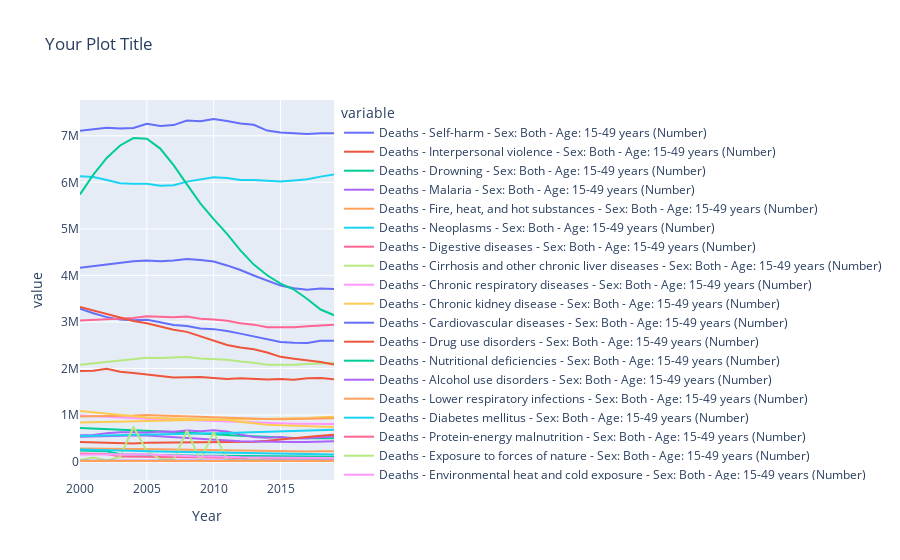

Write notebook code for a chart like this one.
### Code cell
import plotly.express as px

fig = px.line(grouped1, x=grouped1.index, y=grouped1.columns,
              labels={'x': 'X-Axis Label', 'y': 'Y-Axis Label'},
              title='Your Plot Title')

fig.show()

### Figure 1 — Plotly figure (JSON) as saved in the notebook; plotly's stock layout.template omitted (floating-point values rounded to 4 significant figures)
{"data": [{"hovertemplate": "variable=Deaths - Self-harm - Sex: Both - Age: 15-49 years (Number)<br>Year=%{x}<br>value=%{y}<extra></extra>", "legendgroup": "Deaths - Self-harm - Sex: Both - Age: 15-49 years (Number)", "line": {"color": "#636efa", "dash": "solid"}, "marker": {"symbol": "circle"}, "mode": "lines", "name": "Deaths - Self-harm - Sex: Both - Age: 15-49 years (Number)", "orientation": "v", "showlegend": true, "type": "scatter", "x": [2000, 2001, 2002, 2003, 2004, 2005, 2006, 2007, 2008, 2009, 2010, 2011, 2012, 2013, 2014, 2015, 2016, 2017, 2018, 2019], "xaxis": "x", "y": [3285819, 3185529, 3102946, 3050035, 3038210, 3045704, 2992629, 2936141, 2910958, 2858278, 2845378, 2806984, 2749080, 2688919, 2615867, 2570453, 2553836, 2549679, 2594893, 2594980], "yaxis": "y"}, {"hovertemplate": "variable=Deaths - Interpersonal violence - Sex: Both - Age: 15-49 years (Number)<br>Year=%{x}<br>value=%{y}<extra></extra>", "legendgroup": "Deaths - Interpersonal violence - Sex: Both - Age: 15-49 years (Number)", "line": {"color": "#EF553B", "dash": "solid"}, "marker": {"symbol": "circle"}, "mode": "lines", "name": "Deaths - Interpersonal violence - Sex: Both - Age: 15-49 years (Number)", "orientation": "v", "showlegend": true, "type": "scatter", "x": [2000, 2001, 2002, 2003, 2004, 2005, 2006, 2007, 2008, 2009, 2010, 2011, 2012, 2013, 2014, 2015, 2016, 2017, 2018, 2019], "xaxis": "x", "y": [1945587, 1948837, 1994423, 1929333, 1902236, 1876734, 1840541, 1806139, 1818434, 1816492, 1793923, 1776095, 1789606, 1776926, 1764929, 1772649, 1760049, 1791741, 1794952, 1768389], "yaxis": "y"}, {"hovertemplate": "variable=Deaths - Drowning - Sex: Both - Age: 15-49 years (Number)<br>Year=%{x}<br>value=%{y}<extra></extra>", "legendgroup": "Deaths - Drowning - Sex: Both - Age: 15-49 years (Number)", "line": {"color": "#00cc96", "dash": "solid"}, "marker": {"symbol": "circle"}, "mode": "lines", "name": "Deaths - Drowning - Sex: Both - Age: 15-49 years (Number)", "orientation": "v", "showlegend": true, "type": "scatter", "x": [2000, 2001, 2002, 2003, 2004, 2005, 2006, 2007, 2008, 2009, 2010, 2011, 2012, 2013, 2014, 2015, 2016, 2017, 2018, 2019], "xaxis": "x", "y": [720695, 709725, 699325, 684262, 675432, 670223, 646396, 632701, 621862, 602629, 594829, 571329, 554857, 539940, 524511, 513638, 506073, 499096, 503999, 500315], "yaxis": "y"}, {"hovertemplate": "variable=Deaths - Malaria - Sex: Both - Age: 15-49 years (Number)<br>Year=%{x}<br>value=%{y}<extra></extra>", "legendgroup": "Deaths - Malaria - Sex: Both - Age: 15-49 years (Number)", "line": {"color": "#ab63fa", "dash": "solid"}, "marker": {"symbol": "circle"}, "mode": "lines", "name": "Deaths - Malaria - Sex: Both - Age: 15-49 years (Number)", "orientation": "v", "showlegend": true, "type": "scatter", "x": [2000, 2001, 2002, 2003, 2004, 2005, 2006, 2007, 2008, 2009, 2010, 2011, 2012, 2013, 2014, 2015, 2016, 2017, 2018, 2019], "xaxis": "x", "y": [565499, 570461, 607201, 626770, 628515, 620365, 646657, 642534, 664401, 652149, 671929, 647704, 580052, 526217, 512743, 526856, 496144, 499011, 520140, 543825], "yaxis": "y"}, {"hovertemplate": "variable=Deaths - Fire, heat, and hot substances - Sex: Both - Age: 15-49 years (Number)<br>Year=%{x}<br>value=%{y}<extra></extra>", "legendgroup": "Deaths - Fire, heat, and hot substances - Sex: Both - Age: 15-49 years (Number)", "line": {"color": "#FFA15A", "dash": "solid"}, "marker": {"symbol": "circle"}, "mode": "lines", "name": "Deaths - Fire, heat, and hot substances - Sex: Both - Age: 15-49 years (Number)", "orientation": "v", "showlegend": true, "type": "scatter", "x": [2000, 2001, 2002, 2003, 2004, 2005, 2006, 2007, 2008, 2009, 2010, 2011, 2012, 2013, 2014, 2015, 2016, 2017, 2018, 2019], "xaxis": "x", "y": [281273, 281125, 278631, 278728, 273554, 274360, 265272, 259093, 254818, 248095, 246248, 239885, 231150, 228401, 220501, 217373, 215953, 215771, 221459, 223065], "yaxis": "y"}, {"hovertemplate": "variable=Deaths - Neoplasms - Sex: Both - Age: 15-49 years (Number)<br>Year=%{x}<br>value=%{y}<extra></extra>", "legendgroup": "Deaths - Neoplasms - Sex: Both - Age: 15-49 years (Number)", "line": {"color": "#19d3f3", "dash": "solid"}, "marker": {"symbol": "circle"}, "mode": "lines", "name": "Deaths - Neoplasms - Sex: Both - Age: 15-49 years (Number)", "orientation": "v", "showlegend": true, "type": "scatter", "x": [2000, 2001, 2002, 2003, 2004, 2005, 2006, 2007, 2008, 2009, 2010, 2011, 2012, 2013, 2014, 2015, 2016, 2017, 2018, 2019], "xaxis": "x", "y": [6132367, 6112694, 6049512, 5981826, 5967031, 5968570, 5926726, 5939030, 6015299, 6063971, 6109706, 6093308, 6052126, 6052468, 6028250, 6018853, 6041910, 6064972, 6122763, 6166663], "yaxis": "y"}, {"hovertemplate": "variable=Deaths - Digestive diseases - Sex: Both - Age: 15-49 years (Number)<br>Year=%{x}<br>value=%{y}<extra></extra>", "legendgroup": "Deaths - Digestive diseases - Sex: Both - Age: 15-49 years (Number)", "line": {"color": "#FF6692", "dash": "solid"}, "marker": {"symbol": "circle"}, "mode": "lines", "name": "Deaths - Digestive diseases - Sex: Both - Age: 15-49 years (Number)", "orientation": "v", "showlegend": true, "type": "scatter", "x": [2000, 2001, 2002, 2003, 2004, 2005, 2006, 2007, 2008, 2009, 2010, 2011, 2012, 2013, 2014, 2015, 2016, 2017, 2018, 2019], "xaxis": "x", "y": [3031997, 3047784, 3063247, 3072866, 3085480, 3122254, 3105200, 3101322, 3115847, 3067585, 3053989, 3026260, 2972735, 2941822, 2883910, 2876196, 2883903, 2908026, 2929219, 2938325], "yaxis": "y"}, {"hovertemplate": "variable=Deaths - Cirrhosis and other chronic liver diseases - Sex: Both - Age: 15-49 years (Number)<br>Year=%{x}<br>value=%{y}<extra></extra>", "legendgroup": "Deaths - Cirrhosis and other chronic liver diseases - Sex: Both - Age: 15-49 years (Number)", "line": {"color": "#B6E880", "dash": "solid"}, "marker": {"symbol": "circle"}, "mode": "lines", "name": "Deaths - Cirrhosis and other chronic liver diseases - Sex: Both - Age: 15-49 years (Number)", "orientation": "v", "showlegend": true, "type": "scatter", "x": [2000, 2001, 2002, 2003, 2004, 2005, 2006, 2007, 2008, 2009, 2010, 2011, 2012, 2013, 2014, 2015, 2016, 2017, 2018, 2019], "xaxis": "x", "y": [2080030, 2107351, 2137776, 2164136, 2188222, 2228041, 2222603, 2228419, 2245600, 2212481, 2203553, 2185036, 2151403, 2124771, 2080531, 2075173, 2079495, 2096338, 2112240, 2119731], "yaxis": "y"}, {"hovertemplate": "variable=Deaths - Chronic respiratory diseases - Sex: Both - Age: 15-49 years (Number)<br>Year=%{x}<br>value=%{y}<extra></extra>", "legendgroup": "Deaths - Chronic respiratory diseases - Sex: Both - Age: 15-49 years (Number)", "line": {"color": "#FF97FF", "dash": "solid"}, "marker": {"symbol": "circle"}, "mode": "lines", "name": "Deaths - Chronic respiratory diseases - Sex: Both - Age: 15-49 years (Number)", "orientation": "v", "showlegend": true, "type": "scatter", "x": [2000, 2001, 2002, 2003, 2004, 2005, 2006, 2007, 2008, 2009, 2010, 2011, 2012, 2013, 2014, 2015, 2016, 2017, 2018, 2019], "xaxis": "x", "y": [989130, 974741, 959795, 938918, 924733, 916092, 900727, 891649, 891975, 880946, 874999, 864451, 846564, 839676, 819870, 812459, 812272, 810540, 810375, 808069], "yaxis": "y"}, {"hovertemplate": "variable=Deaths - Chronic kidney disease - Sex: Both - Age: 15-49 years (Number)<br>Year=%{x}<br>value=%{y}<extra></extra>", "legendgroup": "Deaths - Chronic kidney disease - Sex: Both - Age: 15-49 years (Number)", "line": {"color": "#FECB52", "dash": "solid"}, "marker": {"symbol": "circle"}, "mode": "lines", "name": "Deaths - Chronic kidney disease - Sex: Both - Age: 15-49 years (Number)", "orientation": "v", "showlegend": true, "type": "scatter", "x": [2000, 2001, 2002, 2003, 2004, 2005, 2006, 2007, 2008, 2009, 2010, 2011, 2012, 2013, 2014, 2015, 2016, 2017, 2018, 2019], "xaxis": "x", "y": [841628, 848035, 852831, 854929, 863140, 874728, 876924, 883389, 895990, 899799, 904722, 907726, 904872, 911728, 908962, 910367, 924556, 935393, 951626, 960163], "yaxis": "y"}, {"hovertemplate": "variable=Deaths - Cardiovascular diseases - Sex: Both - Age: 15-49 years (Number)<br>Year=%{x}<br>value=%{y}<extra></extra>", "legendgroup": "Deaths - Cardiovascular diseases - Sex: Both - Age: 15-49 years (Number)", "line": {"color": "#636efa", "dash": "solid"}, "marker": {"symbol": "circle"}, "mode": "lines", "name": "Deaths - Cardiovascular diseases - Sex: Both - Age: 15-49 years (Number)", "orientation": "v", "showlegend": true, "type": "scatter", "x": [2000, 2001, 2002, 2003, 2004, 2005, 2006, 2007, 2008, 2009, 2010, 2011, 2012, 2013, 2014, 2015, 2016, 2017, 2018, 2019], "xaxis": "x", "y": [7106284, 7137494, 7172351, 7156529, 7166233, 7257932, 7212969, 7229886, 7328056, 7312548, 7361009, 7318273, 7264715, 7235663, 7112394, 7071655, 7059232, 7041015, 7055790, 7053004], "yaxis": "y"}, {"hovertemplate": "variable=Deaths - Drug use disorders - Sex: Both - Age: 15-49 years (Number)<br>Year=%{x}<br>value=%{y}<extra></extra>", "legendgroup": "Deaths - Drug use disorders - Sex: Both - Age: 15-49 years (Number)", "line": {"color": "#EF553B", "dash": "solid"}, "marker": {"symbol": "circle"}, "mode": "lines", "name": "Deaths - Drug use disorders - Sex: Both - Age: 15-49 years (Number)", "orientation": "v", "showlegend": true, "type": "scatter", "x": [2000, 2001, 2002, 2003, 2004, 2005, 2006, 2007, 2008, 2009, 2010, 2011, 2012, 2013, 2014, 2015, 2016, 2017, 2018, 2019], "xaxis": "x", "y": [422400, 411006, 397743, 387226, 386497, 401194, 402990, 403540, 405922, 402520, 403843, 405761, 409918, 423940, 444609, 472606, 510437, 537983, 555326, 575019], "yaxis": "y"}, {"hovertemplate": "variable=Deaths - Nutritional deficiencies - Sex: Both - Age: 15-49 years (Number)<br>Year=%{x}<br>value=%{y}<extra></extra>", "legendgroup": "Deaths - Nutritional deficiencies - Sex: Both - Age: 15-49 years (Number)", "line": {"color": "#00cc96", "dash": "solid"}, "marker": {"symbol": "circle"}, "mode": "lines", "name": "Deaths - Nutritional deficiencies - Sex: Both - Age: 15-49 years (Number)", "orientation": "v", "showlegend": true, "type": "scatter", "x": [2000, 2001, 2002, 2003, 2004, 2005, 2006, 2007, 2008, 2009, 2010, 2011, 2012, 2013, 2014, 2015, 2016, 2017, 2018, 2019], "xaxis": "x", "y": [239721, 231460, 221515, 158537, 151033, 144666, 139739, 134371, 131165, 126741, 125326, 122271, 116625, 113468, 110437, 107886, 106718, 106350, 105124, 103473], "yaxis": "y"}, {"hovertemplate": "variable=Deaths - Alcohol use disorders - Sex: Both - Age: 15-49 years (Number)<br>Year=%{x}<br>value=%{y}<extra></extra>", "legendgroup": "Deaths - Alcohol use disorders - Sex: Both - Age: 15-49 years (Number)", "line": {"color": "#ab63fa", "dash": "solid"}, "marker": {"symbol": "circle"}, "mode": "lines", "name": "Deaths - Alcohol use disorders - Sex: Both - Age: 15-49 years (Number)", "orientation": "v", "showlegend": true, "type": "scatter", "x": [2000, 2001, 2002, 2003, 2004, 2005, 2006, 2007, 2008, 2009, 2010, 2011, 2012, 2013, 2014, 2015, 2016, 2017, 2018, 2019], "xaxis": "x", "y": [533665, 544561, 554124, 560885, 561702, 557311, 538739, 519757, 504376, 482057, 466529, 450447, 436949, 429294, 423370, 420650, 421077, 422011, 431008, 437768], "yaxis": "y"}, {"hovertemplate": "variable=Deaths - Lower respiratory infections - Sex: Both - Age: 15-49 years (Number)<br>Year=%{x}<br>value=%{y}<extra></extra>", "legendgroup": "Deaths - Lower respiratory infections - Sex: Both - Age: 15-49 years (Number)", "line": {"color": "#FFA15A", "dash": "solid"}, "marker": {"symbol": "circle"}, "mode": "lines", "name": "Deaths - Lower respiratory infections - Sex: Both - Age: 15-49 years (Number)", "orientation": "v", "showlegend": true, "type": "scatter", "x": [2000, 2001, 2002, 2003, 2004, 2005, 2006, 2007, 2008, 2009, 2010, 2011, 2012, 2013, 2014, 2015, 2016, 2017, 2018, 2019], "xaxis": "x", "y": [969880, 970727, 978462, 986506, 990029, 1001708, 987241, 976525, 978022, 968481, 956623, 937672, 924859, 922097, 914107, 908593, 909629, 908899, 923764, 930739], "yaxis": "y"}, {"hovertemplate": "variable=Deaths - Diabetes mellitus - Sex: Both - Age: 15-49 years (Number)<br>Year=%{x}<br>value=%{y}<extra></extra>", "legendgroup": "Deaths - Diabetes mellitus - Sex: Both - Age: 15-49 years (Number)", "line": {"color": "#19d3f3", "dash": "solid"}, "marker": {"symbol": "circle"}, "mode": "lines", "name": "Deaths - Diabetes mellitus - Sex: Both - Age: 15-49 years (Number)", "orientation": "v", "showlegend": true, "type": "scatter", "x": [2000, 2001, 2002, 2003, 2004, 2005, 2006, 2007, 2008, 2009, 2010, 2011, 2012, 2013, 2014, 2015, 2016, 2017, 2018, 2019], "xaxis": "x", "y": [549706, 556781, 565119, 570831, 578032, 588609, 588519, 591021, 600101, 605317, 608728, 613732, 621322, 631641, 636014, 645578, 658234, 666913, 676916, 683387], "yaxis": "y"}, {"hovertemplate": "variable=Deaths - Protein-energy malnutrition - Sex: Both - Age: 15-49 years (Number)<br>Year=%{x}<br>value=%{y}<extra></extra>", "legendgroup": "Deaths - Protein-energy malnutrition - Sex: Both - Age: 15-49 years (Number)", "line": {"color": "#FF6692", "dash": "solid"}, "marker": {"symbol": "circle"}, "mode": "lines", "name": "Deaths - Protein-energy malnutrition - Sex: Both - Age: 15-49 years (Number)", "orientation": "v", "showlegend": true, "type": "scatter", "x": [2000, 2001, 2002, 2003, 2004, 2005, 2006, 2007, 2008, 2009, 2010, 2011, 2012, 2013, 2014, 2015, 2016, 2017, 2018, 2019], "xaxis": "x", "y": [171968, 167976, 163122, 105848, 101404, 97287, 93704, 89883, 87287, 84592, 83980, 81766, 77476, 75938, 74412, 73357, 72766, 72721, 72067, 71254], "yaxis": "y"}, {"hovertemplate": "variable=Deaths - Exposure to forces of nature - Sex: Both - Age: 15-49 years (Number)<br>Year=%{x}<br>value=%{y}<extra></extra>", "legendgroup": "Deaths - Exposure to forces of nature - Sex: Both - Age: 15-49 years (Number)", "line": {"color": "#B6E880", "dash": "solid"}, "marker": {"symbol": "circle"}, "mode": "lines", "name": "Deaths - Exposure to forces of nature - Sex: Both - Age: 15-49 years (Number)", "orientation": "v", "showlegend": true, "type": "scatter", "x": [2000, 2001, 2002, 2003, 2004, 2005, 2006, 2007, 2008, 2009, 2010, 2011, 2012, 2013, 2014, 2015, 2016, 2017, 2018, 2019], "xaxis": "x", "y": [24903, 86198, 24511, 99385, 746942, 223071, 52722, 43733, 663041, 30569, 632614, 45133, 23492, 61711, 19881, 39664, 22817, 32656, 31655, 16637], "yaxis": "y"}, {"hovertemplate": "variable=Deaths - Environmental heat and cold exposure - Sex: Both - Age: 15-49 years (Number)<br>Year=%{x}<br>value=%{y}<extra></extra>", "legendgroup": "Deaths - Environmental heat and cold exposure - Sex: Both - Age: 15-49 years (Number)", "line": {"color": "#FF97FF", "dash": "solid"}, "marker": {"symbol": "circle"}, "mode": "lines", "name": "Deaths - Environmental heat and cold exposure - Sex: Both - Age: 15-49 years (Number)", "orientation": "v", "showlegend": true, "type": "scatter", "x": [2000, 2001, 2002, 2003, 2004, 2005, 2006, 2007, 2008, 2009, 2010, 2011, 2012, 2013, 2014, 2015, 2016, 2017, 2018, 2019], "xaxis": "x", "y": [152985, 154479, 161997, 161763, 153022, 154915, 140664, 126261, 117931, 107318, 112451, 94439, 90563, 86252, 83419, 89892, 78374, 75278, 75425, 77457], "yaxis": "y"}, {"hovertemplate": "variable=Deaths - Diarrheal diseases - Sex: Both - Age: 15-49 years (Number)<br>Year=%{x}<br>value=%{y}<extra></extra>", "legendgroup": "Deaths - Diarrheal diseases - Sex: Both - Age: 15-49 years (Number)", "line": {"color": "#FECB52", "dash": "solid"}, "marker": {"symbol": "circle"}, "mode": "lines", "name": "Deaths - Diarrheal diseases - Sex: Both - Age: 15-49 years (Number)", "orientation": "v", "showlegend": true, "type": "scatter", "x": [2000, 2001, 2002, 2003, 2004, 2005, 2006, 2007, 2008, 2009, 2010, 2011, 2012, 2013, 2014, 2015, 2016, 2017, 2018, 2019], "xaxis": "x", "y": [1086862, 1060135, 1026968, 1000199, 970600, 948983, 936236, 925475, 918326, 897267, 899158, 895990, 849651, 824766, 793232, 782119, 771065, 771037, 754676, 739602], "yaxis": "y"}, {"hovertemplate": "variable=Deaths - Road injuries - Sex: Both - Age: 15-49 years (Number)<br>Year=%{x}<br>value=%{y}<extra></extra>", "legendgroup": "Deaths - Road injuries - Sex: Both - Age: 15-49 years (Number)", "line": {"color": "#636efa", "dash": "solid"}, "marker": {"symbol": "circle"}, "mode": "lines", "name": "Deaths - Road injuries - Sex: Both - Age: 15-49 years (Number)", "orientation": "v", "showlegend": true, "type": "scatter", "x": [2000, 2001, 2002, 2003, 2004, 2005, 2006, 2007, 2008, 2009, 2010, 2011, 2012, 2013, 2014, 2015, 2016, 2017, 2018, 2019], "xaxis": "x", "y": [4162968, 4201757, 4239917, 4267101, 4302507, 4322806, 4306215, 4319158, 4354862, 4331861, 4300455, 4214584, 4115155, 3997027, 3887962, 3781264, 3722004, 3692938, 3720110, 3706506], "yaxis": "y"}, {"hovertemplate": "variable=Deaths - Tuberculosis - Sex: Both - Age: 15-49 years (Number)<br>Year=%{x}<br>value=%{y}<extra></extra>", "legendgroup": "Deaths - Tuberculosis - Sex: Both - Age: 15-49 years (Number)", "line": {"color": "#EF553B", "dash": "solid"}, "marker": {"symbol": "circle"}, "mode": "lines", "name": "Deaths - Tuberculosis - Sex: Both - Age: 15-49 years (Number)", "orientation": "v", "showlegend": true, "type": "scatter", "x": [2000, 2001, 2002, 2003, 2004, 2005, 2006, 2007, 2008, 2009, 2010, 2011, 2012, 2013, 2014, 2015, 2016, 2017, 2018, 2019], "xaxis": "x", "y": [3319776, 3246538, 3174667, 3092244, 3020175, 2972552, 2897879, 2833390, 2786934, 2692065, 2597764, 2503353, 2451742, 2413563, 2343344, 2249883, 2209769, 2177897, 2136637, 2084998], "yaxis": "y"}, {"hovertemplate": "variable=Deaths - HIV/AIDS - Sex: Both - Age: 15-49 years (Number)<br>Year=%{x}<br>value=%{y}<extra></extra>", "legendgroup": "Deaths - HIV/AIDS - Sex: Both - Age: 15-49 years (Number)", "line": {"color": "#00cc96", "dash": "solid"}, "marker": {"symbol": "circle"}, "mode": "lines", "name": "Deaths - HIV/AIDS - Sex: Both - Age: 15-49 years (Number)", "orientation": "v", "showlegend": true, "type": "scatter", "x": [2000, 2001, 2002, 2003, 2004, 2005, 2006, 2007, 2008, 2009, 2010, 2011, 2012, 2013, 2014, 2015, 2016, 2017, 2018, 2019], "xaxis": "x", "y": [5741129, 6163738, 6523551, 6792834, 6952485, 6936100, 6724814, 6369479, 5955451, 5549470, 5207854, 4891462, 4538815, 4232480, 4002875, 3824054, 3697013, 3492983, 3266541, 3144497], "yaxis": "y"}, {"hovertemplate": "variable=Deaths - Alzheimer's disease and other dementias - Sex: Both - Age: 15-49 years (Number)<br>Year=%{x}<br>value=%{y}<extra></extra>", "legendgroup": "Deaths - Alzheimer's disease and other dementias - Sex: Both - Age: 15-49 years (Number)", "line": {"color": "#ab63fa", "dash": "solid"}, "marker": {"symbol": "circle"}, "mode": "lines", "name": "Deaths - Alzheimer's disease and other dementias - Sex: Both - Age: 15-49 years (Number)", "orientation": "v", "showlegend": true, "type": "scatter", "x": [2000, 2001, 2002, 2003, 2004, 2005, 2006, 2007, 2008, 2009, 2010, 2011, 2012, 2013, 2014, 2015, 2016, 2017, 2018, 2019], "xaxis": "x", "y": [17452, 17833, 18188, 18354, 18490, 18680, 18904, 19291, 19873, 20597, 21266, 21778, 22270, 22584, 22797, 22972, 23187, 23341, 23445, 23515], "yaxis": "y"}, {"hovertemplate": "variable=Deaths - Parkinson's disease - Sex: Both - Age: 15-49 years (Number)<br>Year=%{x}<br>value=%{y}<extra></extra>", "legendgroup": "Deaths - Parkinson's disease - Sex: Both - Age: 15-49 years (Number)", "line": {"color": "#FFA15A", "dash": "solid"}, "marker": {"symbol": "circle"}, "mode": "lines", "name": "Deaths - Parkinson's disease - Sex: Both - Age: 15-49 years (Number)", "orientation": "v", "showlegend": true, "type": "scatter", "x": [2000, 2001, 2002, 2003, 2004, 2005, 2006, 2007, 2008, 2009, 2010, 2011, 2012, 2013, 2014, 2015, 2016, 2017, 2018, 2019], "xaxis": "x", "y": [11668, 11696, 11695, 11596, 11617, 11708, 11749, 11957, 12346, 12700, 13035, 13216, 13302, 13345, 13196, 13150, 13265, 13258, 13262, 13294], "yaxis": "y"}, {"hovertemplate": "variable=Deaths - Acute hepatitis - Sex: Both - Age: 15-49 years (Number)<br>Year=%{x}<br>value=%{y}<extra></extra>", "legendgroup": "Deaths - Acute hepatitis - Sex: Both - Age: 15-49 years (Number)", "line": {"color": "#19d3f3", "dash": "solid"}, "marker": {"symbol": "circle"}, "mode": "lines", "name": "Deaths - Acute hepatitis - Sex: Both - Age: 15-49 years (Number)", "orientation": "v", "showlegend": true, "type": "scatter", "x": [2000, 2001, 2002, 2003, 2004, 2005, 2006, 2007, 2008, 2009, 2010, 2011, 2012, 2013, 2014, 2015, 2016, 2017, 2018, 2019], "xaxis": "x", "y": [260950, 251708, 241055, 229997, 223915, 221367, 216677, 210477, 205713, 198971, 195575, 192373, 186753, 178798, 168657, 161119, 156942, 155257, 154899, 152310], "yaxis": "y"}], "layout": {"legend": {"title": {"text": "variable"}, "tracegroupgap": 0}, "title": {"text": "Your Plot Title"}, "xaxis": {"anchor": "y", "domain": [0, 1], "title": {"text": "Year"}}, "yaxis": {"anchor": "x", "domain": [0, 1], "title": {"text": "value"}}}}
